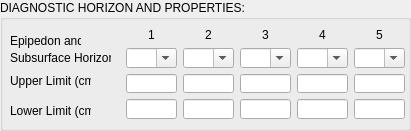
   <widget class="QGroupBox" name="groupBox_11">
    <property name="geometry">
     <rect>
      <x>10</x>
      <y>400</y>
      <width>411</width>
      <height>131</height>
     </rect>
    </property>
    <property name="title">
     <string>DIAGNOSTIC HORIZON AND PROPERTIES:</string>
    </property>
    <widget class="QLabel" name="label_43">
     <property name="geometry">
      <rect>
       <x>10</x>
       <y>31</y>
       <width>71</width>
       <height>20</height>
      </rect>
     </property>
     <property name="text">
      <string>Epipedon and</string>
     </property>
    </widget>
    <widget class="QLabel" name="label_44">
     <property name="geometry">
      <rect>
       <x>10</x>
       <y>70</y>
       <width>81</width>
       <height>21</height>
      </rect>
     </property>
     <property name="text">
      <string>Upper Limit (cm:)</string>
     </property>
    </widget>
    <widget class="QLabel" name="label_45">
     <property name="geometry">
      <rect>
       <x>10</x>
       <y>100</y>
       <width>81</width>
       <height>21</height>
      </rect>
     </property>
     <property name="text">
      <string>Lower Limit (cm):</string>
     </property>
    </widget>
    <widget class="QLabel" name="label_46">
     <property name="geometry">
      <rect>
       <x>10</x>
       <y>50</y>
       <width>101</width>
       <height>16</height>
      </rect>
     </property>
     <property name="text">
      <string>Subsurface Horizon :</string>
     </property>
    </widget>
    <widget class="QWidget" name="gridLayoutWidget">
     <property name="geometry">
      <rect>
       <x>120</x>
       <y>22</y>
       <width>291</width>
       <height>103</height>
      </rect>
     </property>
     <layout class="QGridLayout" name="gridLayout">
      <property name="sizeConstraint">
       <enum>QLayout::SetNoConstraint</enum>
      </property>
      <property name="leftMargin">
       <number>6</number>
      </property>
      <property name="topMargin">
       <number>6</number>
      </property>
      <property name="rightMargin">
       <number>6</number>
      </property>
      <property name="bottomMargin">
       <number>6</number>
      </property>
      <item row="1" column="2">
       <widget class="QComboBox" name="Sub_Surface_Horizon_2_CB">
        <property name="editable">
         <bool>true</bool>
        </property>
       </widget>
      </item>
      <item row="1" column="1">
       <widget class="QComboBox" name="Sub_Surface_Horizon_1_CB">
        <property name="editable">
         <bool>true</bool>
        </property>
       </widget>
      </item>
      <item row="2" column="4">
       <widget class="QLineEdit" name="Upper_Limit_5_LE">
        <property name="alignment">
         <set>Qt::AlignCenter</set>
        </property>
       </widget>
      </item>
      <item row="1" column="3">
       <widget class="QComboBox" name="Sub_Surface_Horizon_3_CB">
        <property name="editable">
         <bool>true</bool>
        </property>
       </widget>
      </item>
      <item row="1" column="4">
       <widget class="QComboBox" name="Sub_Surface_Horizon_4_CB">
        <property name="editable">
         <bool>true</bool>
        </property>
       </widget>
      </item>
      <item row="2" column="2">
       <widget class="QLineEdit" name="Upper_Limit_3_LE">
        <property name="alignment">
         <set>Qt::AlignCenter</set>
        </property>
       </widget>
      </item>
      <item row="2" column="0">
       <widget class="QLineEdit" name="Upper_Limit_1_LE">
        <property name="alignment">
         <set>Qt::AlignCenter</set>
        </property>
       </widget>
      </item>
      <item row="0" column="2">
       <widget class="QLabel" name="label_49">
        <property name="text">
         <string>3</string>
        </property>
        <property name="alignment">
         <set>Qt::AlignCenter</set>
        </property>
       </widget>
      </item>
      <item row="0" column="1">
       <widget class="QLabel" name="label_48">
        <property name="text">
         <string>2</string>
        </property>
        <property name="alignment">
         <set>Qt::AlignCenter</set>
        </property>
       </widget>
      </item>
      <item row="0" column="3">
       <widget class="QLabel" name="label_50">
        <property name="text">
         <string>4</string>
        </property>
        <property name="alignment">
         <set>Qt::AlignCenter</set>
        </property>
       </widget>
      </item>
      <item row="0" column="4">
       <widget class="QLabel" name="label_51">
        <property name="text">
         <string>5</string>
        </property>
        <property name="alignment">
         <set>Qt::AlignCenter</set>
        </property>
       </widget>
      </item>
      <item row="2" column="3">
       <widget class="QLineEdit" name="Upper_Limit_4_LE">
        <property name="alignment">
         <set>Qt::AlignCenter</set>
        </property>
       </widget>
      </item>
      <item row="1" column="0">
       <widget class="QComboBox" name="Epipedon_CB">
        <property name="editable">
         <bool>true</bool>
        </property>
       </widget>
      </item>
      <item row="2" column="1">
       <widget class="QLineEdit" name="Upper_Limit_2_LE">
        <property name="alignment">
         <set>Qt::AlignCenter</set>
        </property>
       </widget>
      </item>
      <item row="0" column="0">
       <widget class="QLabel" name="label_47">
        <property name="text">
         <string>1</string>
        </property>
        <property name="alignment">
         <set>Qt::AlignCenter</set>
        </property>
       </widget>
      </item>
      <item row="3" column="0">
       <widget class="QLineEdit" name="Lower_Limit_1_LE">
        <property name="alignment">
         <set>Qt::AlignCenter</set>
        </property>
       </widget>
      </item>
      <item row="3" column="1">
       <widget class="QLineEdit" name="Lower_Limit_2_LE">
        <property name="alignment">
         <set>Qt::AlignCenter</set>
        </property>
       </widget>
      </item>
      <item row="3" column="2">
       <widget class="QLineEdit" name="Lower_Limit_3_LE">
        <property name="alignment">
         <set>Qt::AlignCenter</set>
        </property>
       </widget>
      </item>
      <item row="3" column="3">
       <widget class="QLineEdit" name="Lower_Limit_4_LE">
        <property name="alignment">
         <set>Qt::AlignCenter</set>
        </property>
       </widget>
      </item>
      <item row="3" column="4">
       <widget class="QLineEdit" name="Lower_Limit_5_LE">
        <property name="alignment">
         <set>Qt::AlignCenter</set>
        </property>
       </widget>
      </item>
     </layout>
    </widget>
   </widget>
